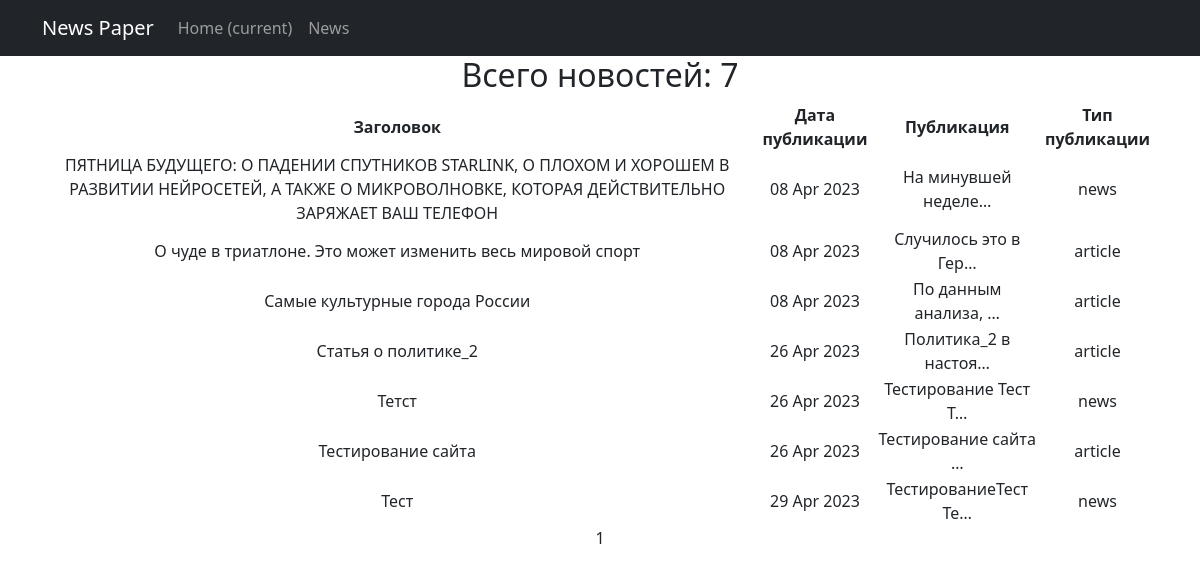
The page /news/ on the database as committed earlier.
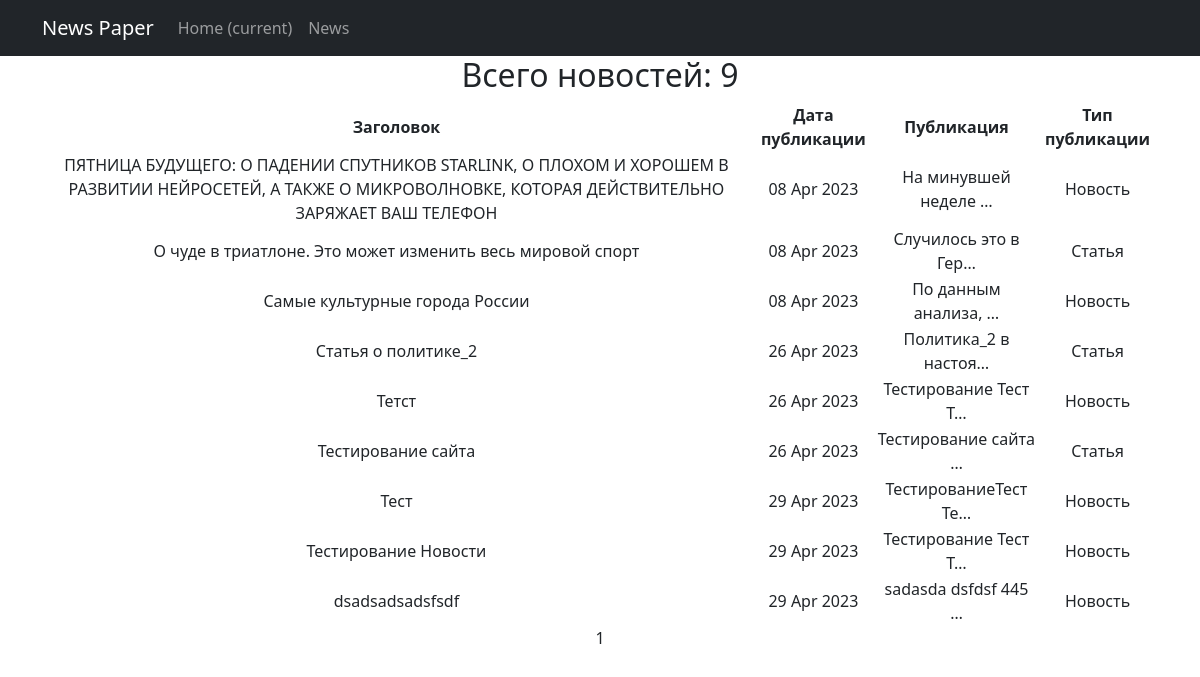
The same page on the database as committed later.
### news/models.py (models this page shows, shortened)
class Post(models.Model):
    author = models.ForeignKey(Author, on_delete=models.CASCADE)
    article_news = models.CharField(max_length=2, choices=SELECTION, default=news)
    date_in = models.DateTimeField(auto_now_add=True)
    title = models.CharField(max_length=255)
    text = models.TextField()
    rating_news = models.IntegerField(default=0)
    category = models.ManyToManyField(Category, through='PostCategory')

### news/views.py (the view)
# urls.py: path('', PostsList.as_view(), name='post_list'),
class PostsList(ListView):
    model = Post
    ordering = 'date_in'
    template_name = 'news.html'
    context_object_name = 'posts'
    paginate_by = 10

### news/templatetags/custom_filters.py (called while the page is built)
@register.filter()
def censor(word):
    if isinstance(word, str):
        for i in word.split():
            if i.capitalize() in cens:
                word = word.replace(i, i[0] + '*' * len(i))
    else:
        raise ValueError('custom_filters -> censor -> A string is expected, but a different data type has been entered')
    return word

### templates/news.html (shortened to what this page needs)
{% extends 'flatpages/default.html' %}
{% load custom_filters %}
{% block content %}
    <h2>Всего новостей: {{ object_list|length }}</h2>
    {% if posts %}
        <table>
            <tr>
                <td><b>Заголовок</b></td>
                <td><b>Дата публикации</b></td>
                <td><b>Публикация</b></td>
                <td><b>Тип публикации</b></td>
            </tr>
            {% for post in posts %}
            <tr>
                <td>{{ post.title|censor }}</td>
                <td>{{ post.date_in|date:'d M Y' }}</td>
                <td>{{ post.text|truncatechars:20|censor }}</td>
                <td>{{ post.get_article_news_display }}</td>
            </tr>
            {% endfor %}
        </table>
    {% else %}
        <h2>Новостей нет!</h2>
    {% endif %}
   {{ page_obj.number }}
{% endblock content %}

### templates/flatpages/default.html (shortened to what this page needs)
<!DOCTYPE html>
<html lang="en">
    <head>
        {% load static %}
        <link href="{% static 'css/styles.css' %}" rel="stylesheet" />
    </head>
    <body>
        <nav class="navbar navbar-expand-lg navbar-dark bg-dark static-top">
            <div class="container">
                <a class="navbar-brand" href="#">News Paper</a>
                <div class="collapse navbar-collapse" id="navbarResponsive">
                    <ul class="navbar-nav ml-auto">
                        <li class="nav-item active">
                            <a class="nav-link" href="#">Home
                                <span class="sr-only">(current)</span>
                            </a>
                        </li>
                        <li class="nav-item">
                            <a class="nav-link" href="/news/">News</a>
                        </li>
                    </ul>
                </div>
            </div>
        </nav>
        <div class="container">
            <div class="row">
                <div class="col-lg-12 text-center">
                    {% block content %}{% endblock content %}
                </div>
            </div>
        </div>
    </body>
</html>

Rows that differ between the two databases and show on the page:
changed Post: text|censor "На минувшей неделе…" → "На минувшей неделе …"; article_news "news" → "Новость"
changed Post "О чуде в триатлоне. Это может изменить весь мировой спорт": article_news "article" → "Статья"
changed Post "Самые культурные города России": article_news "article" → "Новость"
changed Post "Статья о политике_2": article_news "article" → "Статья"
changed Post "Тетст": article_news "news" → "Новость"
changed Post "Тестирование сайта": article_news "article" → "Статья"
changed Post "Тест": article_news "news" → "Новость"
added Post: title|censor "Тестирование Новости", date_in "29 Apr 2023", text|censor "Тестирование Тест Т…", article_news "Новость"
added Post: title|censor "dsadsadsadsfsdf", date_in "29 Apr 2023", text|censor "sadasda dsfdsf 445 …", article_news "Новость"
Other text that changed with them:
{{ object_list|length }}: "7" → "9"
